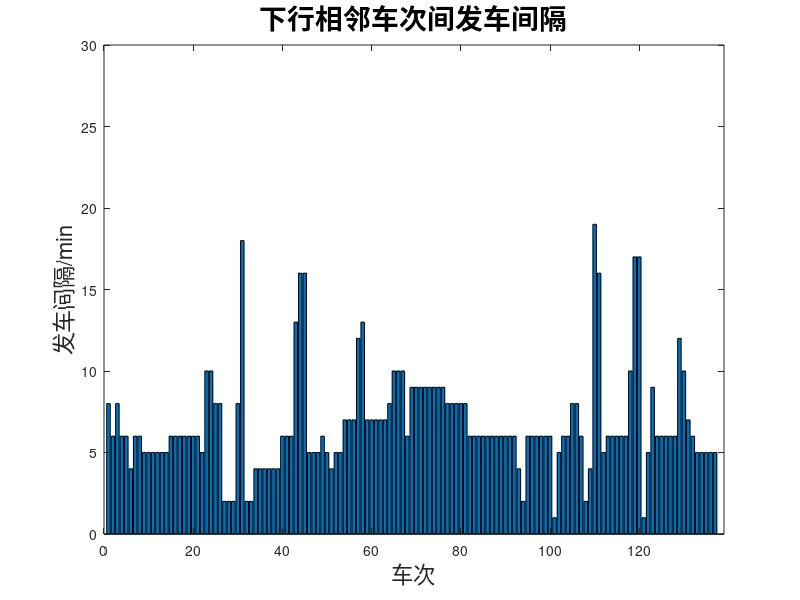

The MATLAB script that drew this image:
fache=[600
600
600
600
600
600
600
600
600
600
600
600
600
600
600
600
600
600
600
600
600
600
600
600
600
600
600
600
600
600
600
600
600
600
600
600
608
608
608
608
608
608
608
608
608
608
608
608
608
608
608
608
608
608
608
608
608
608
608
608
608
608
608
608
608
608
608
608
608
608
608
608
614
614
614
614
614
614
614
614
614
614
614
614
614
614
614
614
614
614
614
614
614
614
614
614
614
614
614
614
614
614
614
614
614
614
614
614
622
622
622
622
622
622
622
622
622
622
622
622
622
622
622
622
622
622
622
622
622
622
622
622
622
622
622
622
622
622
622
622
622
622
622
622
628
628
628
628
628
628
628
628
628
628
628
628
628
628
628
628
628
628
628
628
628
628
628
628
628
628
628
628
628
628
628
628
628
628
628
628
634
634
634
634
634
634
634
634
634
634
634
634
634
634
634
634
634
634
634
634
634
634
634
634
634
634
634
634
634
634
634
634
634
634
634
634
638
638
638
638
638
638
638
638
638
638
638
638
638
638
638
638
638
638
638
638
638
638
638
638
638
638
638
638
638
638
638
638
638
638
638
638
644
644
644
644
644
644
644
644
644
644
644
644
644
644
644
644
644
644
644
644
644
644
644
644
644
644
644
644
644
644
644
644
644
644
644
644
650
650
650
650
650
650
650
650
650
650
650
650
650
650
650
650
650
650
650
650
650
650
650
650
650
650
650
650
650
650
650
650
650
650
650
650
655
655
655
655
655
655
655
655
655
655
655
655
655
655
655
655
655
655
655
655
655
655
655
655
655
655
655
655
655
655
655
655
655
655
655
655
700
700
700
700
700
700
700
700
700
700
700
700
700
700
700
700
700
700
700
700
700
700
700
700
700
700
700
700
700
700
700
700
700
700
700
700
705
705
705
705
705
705
705
705
705
705
705
705
705
705
705
705
705
705
705
705
705
705
705
705
705
705
705
705
705
705
705
705
705
705
705
705
710
710
710
710
710
710
710
710
710
710
710
710
710
710
710
710
710
710
710
710
710
710
710
710
710
710
710
710
710
710
710
710
710
710
710
710
715
715
715
715
715
715
715
715
715
715
715
715
715
715
715
715
715
715
715
715
715
715
715
715
715
715
715
715
715
715
715
715
715
715
715
715
720
720
720
720
720
720
720
720
720
720
720
720
720
720
720
720
720
720
720
720
720
720
720
720
720
720
720
720
720
720
720
720
720
720
720
720
726
726
726
726
726
726
726
726
726
726
726
726
726
726
726
726
726
726
726
726
726
726
726
726
726
726
726
726
726
726
726
726
726
726
726
726
732
732
732
732
732
732
732
732
732
732
732
732
732
732
732
732
732
732
732
732
732
732
732
732
732
732
732
732
732
732
732
732
732
732
732
732
738
738
738
738
738
738
738
738
738
738
738
738
738
738
738
738
738
738
738
738
738
738
738
738
738
738
738
738
738
738
738
738
738
738
738
738
744
744
744
744
744
744
744
744
744
744
744
744
744
744
744
744
744
744
744
744
744
744
744
744
744
744
744
744
744
744
744
744
744
744
744
744
750
750
750
750
750
750
750
750
750
750
750
750
750
750
750
750
750
750
750
750
750
750
750
750
750
750
750
750
750
750
750
750
750
750
750
750
756
756
756
756
756
756
756
756
756
756
756
756
756
756
756
756
756
756
756
756
756
756
756
756
756
756
756
756
756
756
756
756
756
756
756
756
805
805
805
805
805
805
805
805
805
805
805
805
805
805
805
805
805
805
805
805
805
805
805
805
805
805
805
805
805
805
805
805
805
805
805
805
810
810
810
810
810
810
810
810
810
810
810
810
810
810
810
810
810
810
810
810
810
810
810
810
810
810
810
810
810
810
810
810
810
810
810
810
820
820
820
820
820
820
820
820
820
820
820
820
820
820
820
820
820
820
820
820
820
820
820
820
820
820
820
820
820
820
820
820
820
820
820
820
838
838
838
838
838
838
838
838
838
838
838
838
838
838
838
838
838
838
838
838
838
838
838
838
838
838
838
838
838
838
838
838
838
838
838
838
846
846
846
846
846
846
846
846
846
846
846
846
846
846
846
846
846
846
846
846
846
846
846
846
846
846
846
846
846
846
846
846
846
846
846
846
848
848
848
848
848
848
848
848
848
848
848
848
848
848
848
848
848
848
848
848
848
848
848
848
848
848
848
848
848
848
848
848
848
848
848
848
900
900
900
900
900
900
900
900
900
900
900
900
900
900
900
900
900
900
900
900
900
900
900
900
900
900
900
900
900
900
900
900
900
900
900
900
908
908
908
908
908
908
908
908
908
908
908
908
908
908
908
908
908
908
908
908
908
908
908
908
908
908
908
908
908
908
908
908
908
908
908
908
926
926
926
926
926
926
926
926
926
926
926
926
926
926
926
926
926
926
926
926
926
926
926
926
926
926
926
926
926
926
926
926
926
926
926
926
928
928
928
928
928
928
928
928
928
928
928
928
928
928
928
928
928
928
928
928
928
928
928
928
928
928
928
928
928
928
928
928
928
928
928
928
930
930
930
930
930
930
930
930
930
930
930
930
930
930
930
930
930
930
930
930
930
930
930
930
930
930
930
930
930
930
930
930
930
930
930
930
934
934
934
934
934
934
934
934
934
934
934
934
934
934
934
934
934
934
934
934
934
934
934
934
934
934
934
934
934
934
934
934
934
934
934
934
938
938
938
938
938
938
938
938
938
938
938
938
938
938
938
938
938
938
938
938
938
938
938
938
938
938
938
938
938
938
938
938
938
938
938
938
942
942
942
942
942
942
942
942
942
942
942
942
942
942
942
942
942
942
942
942
942
942
942
942
942
942
942
942
942
942
942
942
942
942
942
942
946
946
946
946
946
946
946
946
946
946
946
946
946
946
946
946
946
946
946
946
946
946
946
946
946
946
946
946
946
946
946
946
946
946
946
946
950
950
950
950
950
950
950
950
950
950
950
950
950
950
950
950
950
950
950
950
950
950
950
950
950
950
950
950
950
950
950
950
950
950
950
950
1009
1009
1009
1009
1009
1009
1009
1009
1009
1009
1009
1009
1009
1009
1009
1009
1009
1009
1009
1009
1009
1009
1009
1009
1009
1009
1009
1009
1009
1009
1009
1009
1009
1009
1009
1009
1009
1009
1009
1009
1009
1009
1009
1009
1009
1009
1009
1009
1009
1009
1009
1009
1009
1009
1009
1009
1009
1009
1009
1009
1009
1009
1009
1009
1009
1009
1009
1009
1009
1009
1009
1009
1015
1015
1015
1015
1015
1015
1015
1015
1015
1015
1015
1015
1015
1015
1015
1015
1015
1015
1015
1015
1015
1015
1015
1015
1015
1015
1015
1015
1015
1015
1015
1015
1015
1015
1015
1015
1021
1021
1021
1021
1021
1021
1021
1021
1021
1021
1021
1021
1021
1021
1021
1021
1021
1021
1021
1021
1021
1021
1021
1021
1021
1021
1021
1021
1021
1021
1021
1021
1021
1021
1021
1021
1027
1027
1027
1027
1027
1027
1027
1027
1027
1027
1027
1027
1027
1027
1027
1027
1027
1027
1027
1027
1027
1027
1027
1027
1027
1027
1027
1027
1027
1027
1027
1027
1027
1027
1027
1027
1040
1040
1040
1040
1040
1040
1040
1040
1040
1040
1040
1040
1040
1040
1040
1040
1040
1040
1040
1040
1040
1040
1040
1040
1040
1040
1040
1040
1040
1040
1040
1040
1040
1040
1040
1040
1056
1056
1056
1056
1056
1056
1056
1056
1056
1056
1056
1056
1056
1056
1056
1056
1056
1056
1056
1056
1056
1056
1056
1056
1056
1056
1056
1056
1056
1056
1056
1056
1056
1056
1056
1056
1103
1103
1103
1103
1103
1103
1103
1103
1103
1103
1103
1103
1103
1103
1103
1103
1103
1103
1103
1103
1103
1103
1103
1103
1103
1103
1103
1103
1103
1103
1103
1103
1103
1103
1103
1103
1108
1108
1108
1108
1108
1108
1108
1108
1108
1108
1108
1108
1108
1108
1108
1108
1108
1108
1108
1108
1108
1108
1108
1108
1108
1108
1108
1108
1108
1108
1108
1108
1108
1108
1108
1108
1113
1113
1113
1113
1113
1113
1113
1113
1113
1113
1113
1113
1113
1113
1113
1113
1113
1113
1113
1113
1113
1113
1113
1113
1113
1113
1113
1113
1113
1113
1113
1113
1113
1113
1113
1113
1118
1118
1118
1118
1118
1118
1118
1118
1118
1118
1118
1118
1118
1118
1118
1118
1118
1118
1118
1118
1118
1118
1118
1118
1118
1118
1118
1118
1118
1118
1118
1118
1118
1118
1118
1118
1124
1124
1124
1124
1124
1124
1124
1124
1124
1124
1124
1124
1124
1124
1124
1124
1124
1124
1124
1124
1124
1124
1124
1124
1124
1124
1124
1124
1124
1124
1124
1124
1124
1124
1124
1124
1129
1129
1129
1129
1129
1129
1129
1129
1129
1129
1129
1129
1129
1129
1129
1129
1129
1129
1129
1129
1129
1129
1129
1129
1129
1129
1129
1129
1129
1129
1129
1129
1129
1129
1129
1129
1133
1133
1133
1133
1133
1133
1133
1133
1133
1133
1133
1133
1133
1133
1133
1133
1133
1133
1133
1133
1133
1133
1133
1133
1133
1133
1133
1133
1133
1133
1133
1133
1133
1133
1133
1133
1138
1138
1138
1138
1138
1138
1138
1138
1138
1138
1138
1138
1138
1138
1138
1138
1138
1138
1138
1138
1138
1138
1138
1138
1138
1138
1138
1138
1138
1138
1138
1138
1138
1138
1138
1138
1143
1143
1143
1143
1143
1143
1143
1143
1143
1143
1143
1143
1143
1143
1143
1143
1143
1143
1143
1143
1143
1143
1143
1143
1143
1143
1143
1143
1143
1143
1143
1143
1143
1143
1143
1143
1150
1150
1150
1150
1150
1150
1150
1150
1150
1150
1150
1150
1150
1150
1150
1150
1150
1150
1150
1150
1150
1150
1150
1150
1150
1150
1150
1150
1150
1150
1150
1150
1150
1150
1150
1150
1157
1157
1157
1157
1157
1157
1157
1157
1157
1157
1157
1157
1157
1157
1157
1157
1157
1157
1157
1157
1157
1157
1157
1157
1157
1157
1157
1157
1157
1157
1157
1157
1157
1157
1157
1157
1204
1204
1204
1204
1204
1204
1204
1204
1204
1204
1204
1204
1204
1204
1204
1204
1204
1204
1204
1204
1204
1204
1204
1204
1204
1204
1204
1204
1204
1204
1204
1204
1204
1204
1204
1204
1216
1216
1216
1216
1216
1216
1216
1216
1216
1216
1216
1216
1216
1216
1216
1216
1216
1216
1216
1216
1216
1216
1216
1216
1216
1216
1216
1216
1216
1216
1216
1216
1216
1216
1216
1216
1229
1229
1229
1229
1229
1229
1229
1229
1229
1229
1229
1229
1229
1229
1229
1229
1229
1229
1229
1229
1229
1229
1229
1229
1229
1229
1229
1229
1229
1229
1229
1229
1229
1229
1229
1229
1236
1236
1236
1236
1236
1236
1236
1236
1236
1236
1236
1236
1236
1236
1236
1236
1236
1236
1236
1236
1236
1236
1236
1236
1236
1236
1236
1236
1236
1236
1236
1236
1236
1236
1236
1236
1243
1243
1243
1243
1243
1243
1243
1243
1243
1243
1243
1243
1243
1243
1243
1243
1243
1243
1243
1243
1243
1243
1243
1243
1243
1243
1243
1243
1243
1243
1243
1243
1243
1243
1243
1243
1250
1250
1250
1250
1250
1250
1250
1250
1250
1250
1250
1250
1250
1250
1250
1250
1250
1250
1250
1250
1250
1250
1250
1250
1250
1250
1250
1250
1250
1250
1250
1250
1250
1250
1250
1250
1257
1257
1257
1257
1257
1257
1257
1257
1257
1257
1257
1257
1257
1257
1257
1257
1257
1257
1257
1257
1257
1257
1257
1257
1257
1257
1257
1257
1257
1257
1257
1257
1257
1257
1257
1257
1304
1304
1304
1304
1304
1304
1304
1304
1304
1304
1304
1304
1304
1304
1304
1304
1304
1304
1304
1304
1304
1304
1304
1304
1304
1304
1304
1304
1304
1304
1304
1304
1304
1304
1304
1304
1312
1312
1312
1312
1312
1312
1312
1312
1312
1312
1312
1312
1312
1312
1312
1312
1312
1312
1312
1312
1312
1312
1312
1312
1312
1312
1312
1312
1312
1312
1312
1312
1312
1312
1312
1312
1322
1322
1322
1322
1322
1322
1322
1322
1322
1322
1322
1322
1322
1322
1322
1322
1322
1322
1322
1322
1322
1322
1322
1322
1322
1322
1322
1322
1322
1322
1322
1322
1322
1322
1322
1322
1332
1332
1332
1332
1332
1332
1332
1332
1332
1332
1332
1332
1332
1332
1332
1332
1332
1332
1332
1332
1332
1332
1332
1332
1332
1332
1332
1332
1332
1332
1332
1332
1332
1332
1332
1332
1342
1342
1342
1342
1342
1342
1342
1342
1342
1342
1342
1342
1342
1342
1342
1342
1342
1342
1342
1342
1342
1342
1342
1342
1342
1342
1342
1342
1342
1342
1342
1342
1342
1342
1342
1342
1348
1348
1348
1348
1348
1348
1348
1348
1348
1348
1348
1348
1348
1348
1348
1348
1348
1348
1348
1348
1348
1348
1348
1348
1348
1348
1348
1348
1348
1348
1348
1348
1348
1348
1348
1348
1357
1357
1357
1357
1357
1357
1357
1357
1357
1357
1357
1357
1357
1357
1357
1357
1357
1357
1357
1357
1357
1357
1357
1357
1357
1357
1357
1357
1357
1357
1357
1357
1357
1357
1357
1357
1406
1406
1406
1406
1406
1406
1406
1406
1406
1406
1406
1406
1406
1406
1406
1406
1406
1406
1406
1406
1406
1406
1406
1406
1406
1406
1406
1406
1406
1406
1406
1406
1406
1406
1406
1406
1415
1415
1415
1415
1415
1415
1415
1415
1415
1415
1415
1415
1415
1415
1415
1415
1415
1415
1415
1415
1415
1415
1415
1415
1415
1415
1415
1415
1415
1415
1415
1415
1415
1415
1415
1415
1424
1424
1424
1424
1424
1424
1424
1424
1424
1424
1424
1424
1424
1424
1424
1424
1424
1424
1424
1424
1424
1424
1424
1424
1424
1424
1424
1424
1424
1424
1424
1424
1424
1424
1424
1424
1433
1433
1433
1433
1433
1433
1433
1433
1433
1433
1433
1433
1433
1433
1433
1433
1433
1433
1433
1433
1433
1433
1433
1433
1433
1433
1433
1433
1433
1433
1433
1433
1433
1433
1433
1433
1442
1442
1442
1442
1442
1442
1442
1442
1442
1442
1442
1442
1442
1442
1442
1442
1442
1442
1442
1442
1442
1442
1442
1442
1442
1442
1442
1442
1442
1442
1442
1442
1442
1442
1442
1442
1451
1451
1451
1451
1451
1451
1451
1451
1451
1451
1451
1451
1451
1451
1451
1451
1451
1451
1451
1451
1451
1451
1451
1451
1451
1451
1451
1451
1451
1451
1451
1451
1451
1451
1451
1451
1500
1500
1500
1500
1500
1500
1500
1500
1500
1500
1500
1500
1500
1500
1500
1500
1500
1500
1500
1500
1500
1500
1500
1500
1500
1500
1500
1500
1500
1500
1500
1500
1500
1500
1500
1500
1508
1508
1508
1508
1508
1508
1508
1508
1508
1508
1508
1508
1508
1508
1508
1508
1508
1508
1508
1508
1508
1508
1508
1508
1508
1508
1508
1508
1508
1508
1508
1508
1508
1508
1508
1508
1516
1516
1516
1516
1516
1516
1516
1516
1516
1516
1516
1516
1516
1516
1516
1516
1516
1516
1516
1516
1516
1516
1516
1516
1516
1516
1516
1516
1516
1516
1516
1516
1516
1516
1516
1516
1524
1524
1524
1524
1524
1524
1524
1524
1524
1524
1524
1524
1524
1524
1524
1524
1524
1524
1524
1524
1524
1524
1524
1524
1524
1524
1524
1524
1524
1524
1524
1524
1524
1524
1524
1524
1532
1532
1532
1532
1532
1532
1532
1532
1532
1532
1532
1532
1532
1532
1532
1532
1532
1532
1532
1532
1532
1532
1532
1532
1532
1532
1532
1532
1532
1532
1532
1532
1532
1532
1532
1532
1540
1540
1540
1540
1540
1540
1540
1540
1540
1540
1540
1540
1540
1540
1540
1540
1540
1540
1540
1540
1540
1540
1540
1540
1540
1540
1540
1540
1540
1540
1540
1540
1540
1540
1540
1540
1546
1546
1546
1546
1546
1546
1546
1546
1546
1546
1546
1546
1546
1546
1546
1546
1546
1546
1546
1546
1546
1546
1546
1546
1546
1546
1546
1546
1546
1546
1546
1546
1546
1546
1546
1546
1552
1552
1552
1552
1552
1552
1552
1552
1552
1552
1552
1552
1552
1552
1552
1552
1552
1552
1552
1552
1552
1552
1552
1552
1552
1552
1552
1552
1552
1552
1552
1552
1552
1552
1552
1552
1558
1650
1558
1650
1650
1558
1650
1558
1650
1558
1650
1558
1650
1558
1650
1558
1650
1558
1650
1558
1650
1558
1650
1558
1650
1558
1650
1558
1650
1558
1650
1558
1650
1558
1650
1558
1650
1558
1650
1558
1650
1558
1650
1650
1558
1650
1558
1650
1558
1650
1558
1650
1558
1650
1558
1650
1558
1650
1558
1558
1650
1650
1558
1650
1558
1650
1558
1650
1558
1558
1650
1558
1604
1604
1604
1604
1604
1604
1604
1604
1604
1604
1604
1604
1604
1604
1604
1604
1604
1604
1604
1604
1604
1604
1604
1604
1604
1604
1604
1604
1604
1604
1604
1604
1604
1604
1604
1604
1610
1610
1610
1610
1610
1610
1610
1610
1610
1610
1610
1610
1610
1610
1610
1610
1610
1610
1610
1610
1610
1610
1610
1610
1610
1610
1610
1610
1610
1610
1610
1610
1610
1610
1610
1610
1616
1616
1616
1616
1616
1616
1616
1616
1616
1616
1616
1616
1616
1616
1616
1616
1616
1616
1616
1616
1616
1616
1616
1616
1616
1616
1616
1616
1616
1616
1616
1616
1616
1616
1616
1616
1622
1622
1622
1622
1622
1622
1622
1622
1622
1622
1622
1622
1622
1622
1622
1622
1622
1622
1622
1622
1622
1622
1622
1622
1622
1622
1622
1622
1622
1622
1622
1622
1622
1622
1622
1622
1628
1628
1628
1628
1628
1628
1628
1628
1628
1628
1628
1628
1628
1628
1628
1628
1628
1628
1628
1628
1628
1628
1628
1628
1628
1628
1628
1628
1628
1628
1628
1628
1628
1628
1628
1628
1634
1634
1634
1634
1634
1634
1634
1634
1634
1634
1634
1634
1634
1634
1634
1634
1634
1634
1634
1634
1634
1634
1634
1634
1634
1634
1634
1634
1634
1634
1634
1634
1634
1634
1634
1634
1640
1640
1640
1640
1640
1640
1640
1640
1640
1640
1640
1640
1640
1640
1640
1640
1640
1640
1640
1640
1640
1640
1640
1640
1640
1640
1640
1640
1640
1640
1640
1640
1640
1640
1640
1640
1646
1646
1646
1646
1646
1646
1646
1646
1646
1646
1646
1646
1646
1646
1646
1646
1646
1646
1646
1646
1646
1646
1646
1646
1646
1646
1646
1646
1646
1646
1646
1646
1646
1646
1646
1646
1652
1652
1652
1652
1652
1652
1652
1652
1652
1652
1652
1652
1652
1652
1652
1652
1652
1652
1652
1652
1652
1652
1652
1652
1652
1652
1652
1652
1652
1652
1652
1652
1652
1652
1652
1652
1658
1658
1658
1658
1658
1658
1658
1658
1658
1658
1658
1658
1658
1658
1658
1658
1658
1658
1658
1658
1658
1658
1658
1658
1658
1658
1658
1658
1658
1658
1658
1658
1658
1658
1658
1658
1704
1704
1704
1704
1704
1704
1704
1704
1704
1704
1704
1704
1704
1704
1704
1704
1704
1704
1704
1704
1704
1704
1704
1704
1704
1704
1704
1704
1704
1704
1704
1704
1704
1704
1704
1704
1710
1710
1710
1710
1710
1710
1710
1710
1710
1710
1710
1710
1710
1710
1710
1710
1710
1710
1710
1710
1710
1710
1710
1710
1710
1710
1710
1710
1710
1710
1710
1710
1710
1710
1710
1710
1716
1716
1716
1716
1716
1716
1716
1716
1716
1716
1716
1716
1716
1716
1716
1716
1716
1716
1716
1716
1716
1716
1716
1716
1716
1716
1716
1716
1716
1716
1716
1716
1716
1716
1716
1716
1722
1722
1722
1722
1722
1722
1722
1722
1722
1722
1722
1722
1722
1722
1722
1722
1722
1722
1722
1722
1722
1722
1722
1722
1722
1722
1722
1722
1722
1722
1722
1722
1722
1722
1722
1722
1728
1728
1728
1728
1728
1728
1728
1728
1728
1728
1728
1728
1728
1728
1728
1728
1728
1728
1728
1728
1728
1728
1728
1728
1728
1728
1728
1728
1728
1728
1728
1728
1728
1728
1728
1728
1734
1734
1734
1734
1734
1734
1734
1734
1734
1734
1734
1734
1734
1734
1734
1734
1734
1734
1734
1734
1734
1734
1734
1734
1734
1734
1734
1734
1734
1734
1734
1734
1734
1734
1734
1734
1740
1740
1740
1740
1740
1740
1740
1740
1740
1740
1740
1740
1740
1740
1740
1740
1740
1740
1740
1740
1740
1740
1740
1740
1740
1740
1740
1740
1740
1740
1740
1740
1740
1740
1740
1740
1746
1746
1746
1746
1746
1746
1746
1746
1746
1746
1746
1746
1746
1746
1746
1746
1746
1746
1746
1746
1746
1746
1746
1746
1746
1746
1746
1746
1746
1746
1746
1746
1746
1746
1746
1746
1754
1754
1754
1754
1754
1754
1754
1754
1754
1754
1754
1754
1754
1754
1754
1754
1754
1754
1754
1754
1754
1754
1754
1754
1754
1754
1754
1754
1754
1754
1754
1754
1754
1754
1754
1754
1801
1801
1801
1801
1801
1801
1801
1801
1801
1801
1801
1801
1801
1801
1801
1801
1801
1801
1801
1801
1801
1801
1801
1801
1801
1801
1801
1801
1801
1801
1801
1801
1801
1801
1801
1801
1807
1809
1807
1809
1807
1809
1807
1809
1807
1809
1809
1807
1807
1809
1807
1809
1807
1809
1809
1807
1807
1809
1807
1809
1807
1809
1807
1809
1809
1807
1807
1809
1807
1809
1807
1809
1807
1809
1807
1809
1807
1809
1809
1807
1807
1809
1807
1809
1807
1809
1807
1809
1807
1809
1807
1809
1809
1807
1809
1807
1807
1807
1809
1809
1807
1809
1809
1809
1807
1807
1809
1807
1813
1813
1813
1813
1813
1813
1813
1813
1813
1813
1813
1813
1813
1813
1813
1813
1813
1813
1813
1813
1813
1813
1813
1813
1813
1813
1813
1813
1813
1813
1813
1813
1813
1813
1813
1813
1832
1832
1832
1832
1832
1832
1832
1832
1832
1832
1832
1832
1832
1832
1832
1832
1832
1832
1832
1832
1832
1832
1832
1832
1832
1832
1832
1832
1832
1832
1832
1832
1832
1832
1832
1832
1848
1848
1848
1848
1848
1848
1848
1848
1848
1848
1848
1848
1848
1848
1848
1848
1848
1848
1848
1848
1848
1848
1848
1848
1848
1848
1848
1848
1848
1848
1848
1848
1848
1848
1848
1848
1853
1853
1853
1853
1853
1853
1853
1853
1853
1853
1853
1853
1853
1853
1853
1853
1853
1853
1853
1853
1853
1853
1853
1853
1853
1853
1853
1853
1853
1853
1853
1853
1853
1853
1853
1853
1859
1859
1859
1859
1859
1859
1859
1859
1859
1859
1859
1859
1859
1859
1859
1859
1859
1859
1859
1859
1859
1859
1859
1859
1859
1859
1859
1859
1859
1859
1859
1859
1859
1859
1859
1859
1906
1906
1906
1906
1906
1906
1906
1906
1906
1906
1906
1906
1906
1906
1906
1906
1906
1906
1906
1906
1906
1906
1906
1906
1906
1906
1906
1906
1906
1906
1906
1906
1906
1906
1906
1906
1912
1912
1912
1912
1912
1912
1912
1912
1912
1912
1912
1912
1912
1912
1912
1912
1912
1912
1912
1912
1912
1912
1912
1912
1912
1912
1912
1912
1912
1912
1912
1912
1912
1912
1912
1912
1918
1918
1918
1918
1918
1918
1918
1918
1918
1918
1918
1918
1918
1918
1918
1918
1918
1918
1918
1918
1918
1918
1918
1918
1918
1918
1918
1918
1918
1918
1918
1918
1918
1918
1918
1918
1924
1924
1924
1924
1924
1924
1924
1924
1924
1924
1924
1924
1924
1924
1924
1924
1924
1924
1924
1924
1924
1924
1924
1924
1924
1924
1924
1924
1924
1924
1924
1924
1924
1924
1924
1924
1729
1729
1729
1729
1729
1729
1729
1729
1729
1729
1729
1729
1729
1729
1729
1729
1729
1729
1729
1729
1729
1729
1729
1729
1729
1729
1729
1729
1729
1729
1729
1729
1729
1729
1729
1729
1934
1934
1934
1934
1934
1934
1934
1934
1934
1934
1934
1934
1934
1934
1934
1934
1934
1934
1934
1934
1934
1934
1934
1934
1934
1934
1934
1934
1934
1934
1934
1934
1934
1934
1934
1934
1951
1951
1951
1951
1951
1951
1951
1951
1951
1951
1951
1951
1951
1951
1951
1951
1951
1951
1951
1951
1951
1951
1951
1951
1951
1951
1951
1951
1951
1951
1951
1951
1951
1951
1951
1951
2001
2001
2001
2001
2001
2001
2001
2001
2001
2001
2001
2001
2001
2001
2001
2001
2001
2001
2001
2001
2001
2001
2001
2001
2001
2001
2001
2001
2001
2001
2001
2001
2001
2001
2001
2001
2002
2002
2002
2002
2002
2002
2002
2002
2002
2002
2002
2002
2002
2002
2002
2002
2002
2002
2002
2002
2002
2002
2002
2002
2002
2002
2002
2002
2002
2002
2002
2002
2002
2002
2002
2002
2007
2007
2007
2007
2007
2007
2007
2007
2007
2007
2007
2007
2007
2007
2007
2007
2007
2007
2007
2007
2007
2007
2007
2007
2007
2007
2007
2007
2007
2007
2007
2007
2007
2007
2007
2007
2022
2022
2022
2022
2022
2022
2022
2022
2022
2022
2022
2022
2022
2022
2022
2022
2022
2022
2022
2022
2022
2022
2022
2022
2022
2022
2022
2022
2022
2022
2022
2022
2022
2022
2022
2022
2016
2016
2016
2016
2016
2016
2016
2016
2016
2016
2016
2016
2016
2016
2016
2016
2016
2016
2016
2016
2016
2016
2016
2016
2016
2016
2016
2016
2016
2016
2016
2016
2016
2016
2016
2016
2028
2028
2028
2028
2028
2028
2028
2028
2028
2028
2028
2028
2028
2028
2028
2028
2028
2028
2028
2028
2028
2028
2028
2028
2028
2028
2028
2028
2028
2028
2028
2028
2028
2028
2028
2028
2034
2034
2034
2034
2034
2034
2034
2034
2034
2034
2034
2034
2034
2034
2034
2034
2034
2034
2034
2034
2034
2034
2034
2034
2034
2034
2034
2034
2034
2034
2034
2034
2034
2034
2034
2034
2055
2055
2055
2055
2055
2055
2055
2055
2055
2055
2055
2055
2055
2055
2055
2055
2055
2055
2055
2055
2055
2055
2055
2055
2055
2055
2055
2055
2055
2055
2055
2055
2055
2055
2055
2055
2101
2101
2101
2101
2101
2101
2101
2101
2101
2101
2101
2101
2101
2101
2101
2101
2101
2101
2101
2101
2101
2101
2101
2101
2101
2101
2101
2101
2101
2101
2101
2101
2101
2101
2101
2101
2113
2113
2113
2113
2113
2113
2113
2113
2113
2113
2113
2113
2113
2113
2113
2113
2113
2113
2113
2113
2113
2113
2113
2113
2113
2113
2113
2113
2113
2113
2113
2113
2113
2113
2113
2113
2123
2123
2123
2123
2123
2123
2123
2123
2123
2123
2123
2123
2123
2123
2123
2123
2123
2123
2123
2123
2123
2123
2123
2123
2123
2123
2123
2123
2123
2123
2123
2123
2123
2123
2123
2123
2130
2130
2130
2130
2130
2130
2130
2130
2130
2130
2130
2130
2130
2130
2130
2130
2130
2130
2130
2130
2130
2130
2130
2130
2130
2130
2130
2130
2130
2130
2130
2130
2130
2130
2130
2130
2136
2136
2136
2136
2136
2136
2136
2136
2136
2136
2136
2136
2136
2136
2136
2136
2136
2136
2136
2136
2136
2136
2136
2136
2136
2136
2136
2136
2136
2136
2136
2136
2136
2136
2136
2136
2141
2141
2141
2141
2141
2141
2141
2141
2141
2141
2141
2141
2141
2141
2141
2141
2141
2141
2141
2141
2141
2141
2141
2141
2141
2141
2141
2141
2141
2141
2141
2141
2141
2141
2141
2141
2146
2146
2146
2146
2146
2146
2146
2146
2146
2146
2146
2146
2146
2146
2146
2146
2146
2146
2146
2146
2146
2146
2146
2146
2146
2146
2146
2146
2146
2146
2146
2146
2146
2146
2146
2146
2151
2151
2151
2151
2151
2151
2151
2151
2151
2151
2151
2151
2151
2151
2151
2151
2151
2151
2151
2151
2151
2151
2151
2151
2151
2151
2151
2151
2151
2151
2151
2151
2151
2151
2151
2151
2156
2156
2156
2156
2156
2156
2156
2156
2156
2156
2156
2156
2156
2156
2156
2156
2156
2156
2156
2156
2156
2156
2156
2156
2156
2156
2156
2156
2156
2156
2156
2156
2156
2156
2156
2156
2200
2200
2200
2200
2200
2200
2200
2200
2200
2200
2200
2200
2200
2200
2200
2200
2200
2200
2200
2200
2200
2200
2200
2200
2200
2200
2200
2200
2200
2200
2200
2200
2200
2200
2200
2200
830
830
830
830
830
830
830
830
830
830
830
830
830
830
830
830
830
830
830
830
830
830
830
830
830
830
830
830
830
830
830
830
830
830
830
830
850
850
850
850
850
850
850
850
850
850
850
850
850
850
850
850
850
850
850
850
850
850
850
850
850
850
850
850
850
850
850
850
850
850
850
850
850
850
850
850
850
850
850
850
850
850
850
850
850
850
850
850
850
850
850
850
850
850
850
850
850
850
850
850
850
850
850
850
850
850
850
850];
fachesingle = unique(fache); 

for i=1:length(fachesingle)-1
    if fachesingle(i+1)-fachesingle(i)<20
        chazhi_fache(i)=fachesingle(i+1)-fachesingle(i);
    else
        chazhi_fache(i)=chazhi_fache(i-1);
    end
end

bar(chazhi_fache)
title('下行相邻车次间发车间隔','Fontsize',20)
xlabel('车次','Fontsize',16)
ylabel('发车间隔/min','Fontsize',16)
axis([0,139,0,30])